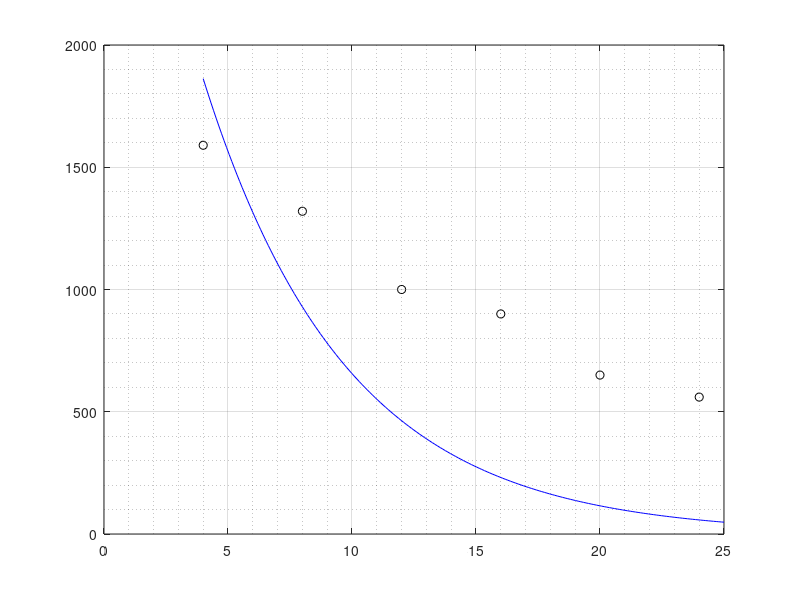

Source code (MATLAB):
#Guía 5 -  Ejercicio 11
#--------------------

% carga de datos
t = [4 8 12 16 20 24]';
y = [1590 1320 1000 900 650 560]';

% modelo de concentración es del tipo c(t) =b*exp(-kt)
% es decir sigue una ley exponencial.

% Incognitas b y k
% llamaremos h la funcion que aproxima los datos segun el modelo

% vamos a usar el metodo de linealizacion de los datos.
% para ello necesitamos calcular el log(y)

lc = [log(y(1)) log(y(2)) log(y(3)) log(y(4)) log(y(5))]';

Tk=t;
Yk=lc;
N = length(Tk);
TYk=[Tk(1)*Yk(1) Tk(1)*Yk(1) Tk(2)*Yk(2) Tk(3)*Yk(3) Tk(4)*Yk(4) Tk(5)*Yk(5)]';

% llamamos: B=log(b);
% formamos los pares (Tk,Yk)

co1=sum(Tk.^2);
co2=sum(Tk);
co3=sum(TYk);
co4=sum(Yk);

M=[-co1 co2; -co2 N]
f=[co3 co4]'

a=M\f;

b=exp(a(2))

h=@(t) b.*exp(-a(1).*t);

tt=linspace(4,25,201);

plot(t,y,'ok',tt,h(tt),'-b')
grid on; grid minor;
